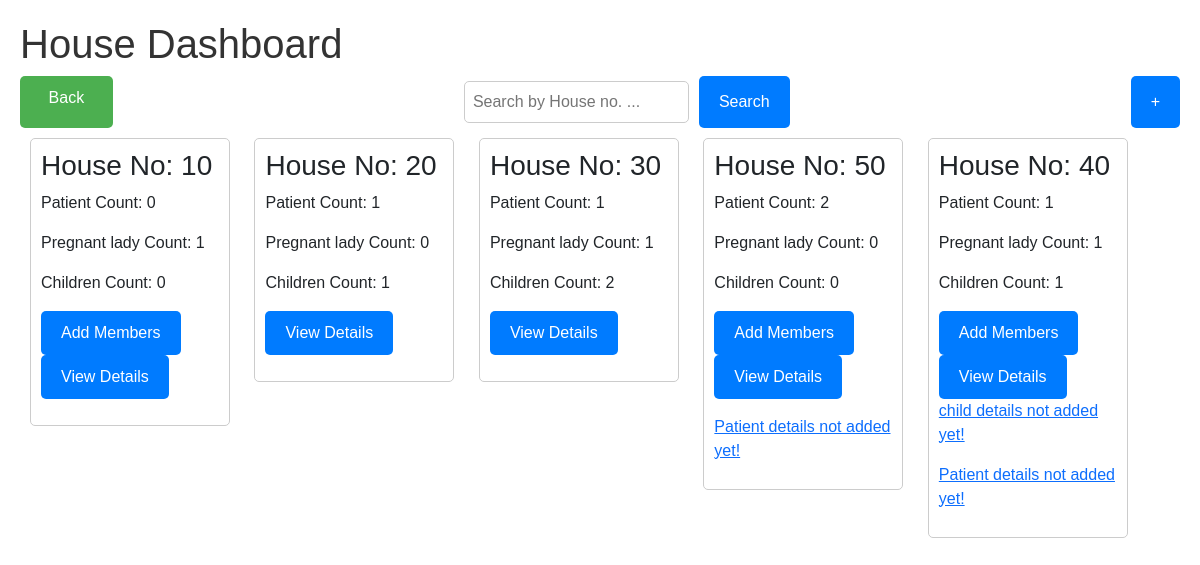
The app's page /house_hold (signed in), older data.
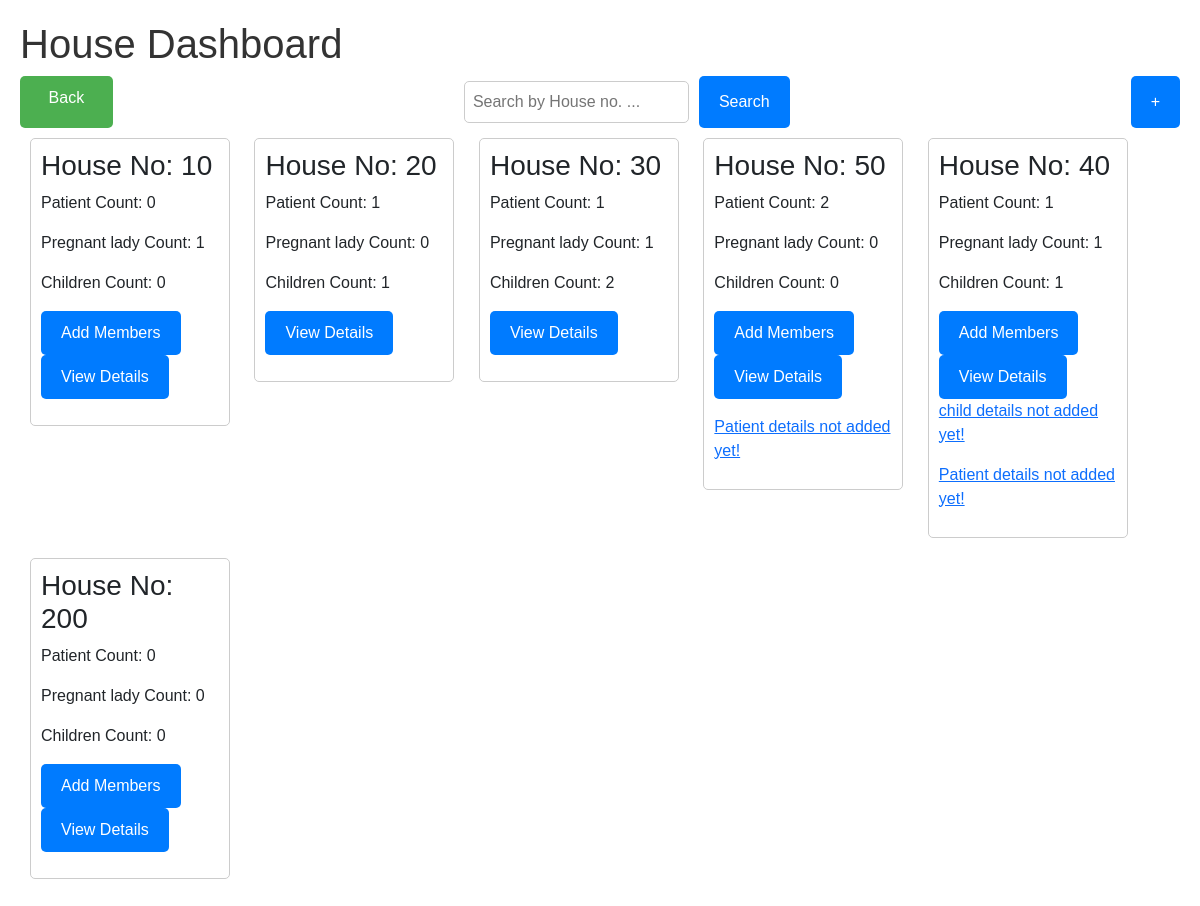
The same page, newer data.
### ashaease/models.py (models this page shows)
class House(models.Model):
    user = models.ForeignKey(User, on_delete=models.CASCADE, related_name="houses")
    house_no = models.CharField(max_length=20)
    house_address = models.TextField()
    no_of_members = models.IntegerField(default=0)
    added_no_of_members = models.IntegerField(default=0)
    is_no_of_members_added = models.BooleanField(default=False)
    child_onboard = models.BooleanField(default=False)
    child_cound = models.IntegerField(default=0)
    added_child_cound = models.IntegerField(default=0)
    is_child_added = models.BooleanField(default=False)
    pregnant_onboard = models.BooleanField(default=False)
    pregnant_cound = models.IntegerField(default=0)
    added_pregnant_cound = models.IntegerField(default=0)
    is_pregnant_added = models.BooleanField(default=False)
    patients_onboard = models.BooleanField(default=False)
    patients_cound = models.IntegerField(default=0)
    added_patients_cound = models.IntegerField(default=0)
    is_patients_added = models.BooleanField(default=False)

### ashaease/views.py (the view, shortened to what this page needs)
# urls.py: path('house_hold', views.house_hold, name='house_hold'),
def house_hold(request):
    house = House.objects.filter(user=request.user)
    context = {
        'house' : house
    }
    return render(request, 'household.html', context)

### ashaease/templates/household.html (shortened to what this page needs)
<!DOCTYPE html>
<html lang="en">
<head>
    <link rel="stylesheet" href="https://stackpath.bootstrapcdn.com/bootstrap/5.3.0/css/bootstrap.min.css">
</head>
<body>
    <div class="dashboard">
        <h1>House Dashboard</h1>
        <div style="display: flex;">
            <a class="btn" href="home" style="margin-right: 10px;">Back</a>
            <form method="post" action="search_house_hold" style="display: flex; margin-right: auto; margin-left: auto;">
                <input type="text" id="searchInput" name="house_no" placeholder="Search by House no. ..." style="margin-right: 10px;">
                <button type="submit">Search</button>
            </form>
            <button id="addHouseButton" onclick="toggleAddHouseForm()">+</button>
        </div>
        <div id="cardContainer">
            {% for i in house %}
            <div class="card">
                <h3>House No: {{ i.house_no }}</h3>
                <p>Patient Count: {{ i.patients_cound }}</p>
                <p>Pregnant lady Count: {{ i.pregnant_cound }}</p>
                <p>Children Count: {{ i.child_cound }}</p>
                {% if i.is_no_of_members_added == False %}
                <form method="post" action="add_member_request">
                    <button type="submit">Add Members</button>
                </form>
                {% endif %}
                <form method="post" action="house_details">
                    <button type="submit">View Details</button>
                </form>
                <p>{% if i.is_child_added == False and i.child_cound != 0 %} <a href="children">child details not added yet!</a> {% endif %}</p>
                <p>{% if i.is_patients_added == False and i.patients_cound != 0 %} <a href="patient">Patient details not added yet!</a> {% endif %}</p>
            </div>
            {% endfor %}
        </div>
    </div>
</body>
</html>

### ashaease/templates/household.html (style rules this page uses)
.dashboard { margin: 20px; font-family: Arial, sans-serif; }
h1 { color: #333; }
input[type="text"], textarea { width: calc(100% - 20px); padding: 8px; margin: 5px 0; border: 1px solid #ccc; border-radius: 5px; box-sizing: border-box; }
button { padding: 10px 20px; background-color: #007bff; color: #fff; border: none; border-radius: 5px; cursor: pointer; }
.dashboard { margin: 20px; }
.btn { width: 8%; background-color: #4CAF50; border: none; color: white; padding: 10px 20px; text-align: center; text-decoration: none; display: inline-block; font-size: 16px; border-radius: 5px; cursor: pointer; }
.card { border: 1px solid #ccc; border-radius: 5px; padding: 10px; margin: 10px; width: 200px; display: inline-block; vertical-align: top; }

Row changes from the older to the newer data that the page shows:
added House: house_no "200", patients_cound "0", pregnant_cound "0", child_cound "0"
